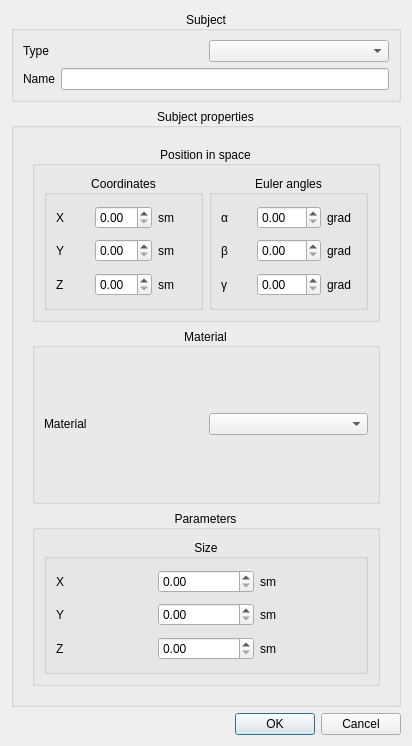
<?xml version="1.0" encoding="UTF-8"?>
<ui version="4.0">
 <class>addingSubject</class>
 <widget class="QDialog" name="addingSubject">
  <property name="geometry">
   <rect>
    <x>0</x>
    <y>0</y>
    <width>412</width>
    <height>746</height>
   </rect>
  </property>
  <property name="windowTitle">
   <string>Adding Subject</string>
  </property>
  <layout class="QVBoxLayout" name="verticalLayout_2">
   <item>
    <widget class="QGroupBox" name="groupBox">
     <property name="title">
      <string>Subject</string>
     </property>
     <property name="alignment">
      <set>Qt::AlignCenter</set>
     </property>
     <layout class="QVBoxLayout" name="verticalLayout">
      <item>
       <layout class="QHBoxLayout" name="horizontalLayout">
        <item>
         <widget class="QLabel" name="label">
          <property name="text">
           <string>Type</string>
          </property>
          <property name="buddy">
           <cstring>comboBox_subjects</cstring>
          </property>
         </widget>
        </item>
        <item>
         <widget class="QComboBox" name="comboBox_subjects"/>
        </item>
       </layout>
      </item>
      <item>
       <layout class="QHBoxLayout" name="horizontalLayout_2">
        <item>
         <widget class="QLabel" name="label_2">
          <property name="text">
           <string>Name</string>
          </property>
          <property name="buddy">
           <cstring>lineEdit_name</cstring>
          </property>
         </widget>
        </item>
        <item>
         <widget class="QLineEdit" name="lineEdit_name"/>
        </item>
       </layout>
      </item>
     </layout>
    </widget>
   </item>
   <item>
    <widget class="QGroupBox" name="groupBox_subjectProperties">
     <property name="title">
      <string>Subject properties</string>
     </property>
     <property name="alignment">
      <set>Qt::AlignCenter</set>
     </property>
     <layout class="QVBoxLayout" name="verticalLayout_3">
      <item>
       <widget class="QStackedWidget" name="stackedWidget_subjectProperties">
        <property name="currentIndex">
         <number>0</number>
        </property>
        <widget class="QWidget" name="Subject">
         <layout class="QVBoxLayout" name="verticalLayout_4">
          <item>
           <widget class="QGroupBox" name="groupBox_5">
            <property name="title">
             <string>Position in space</string>
            </property>
            <property name="alignment">
             <set>Qt::AlignCenter</set>
            </property>
            <layout class="QHBoxLayout" name="horizontalLayout_3">
             <item>
              <widget class="QGroupBox" name="groupBox_19">
               <property name="title">
                <string>Coordinates</string>
               </property>
               <property name="alignment">
                <set>Qt::AlignCenter</set>
               </property>
               <layout class="QVBoxLayout" name="verticalLayout_31">
                <item>
                 <layout class="QHBoxLayout" name="horizontalLayout_61">
                  <item>
                   <widget class="QLabel" name="label_17">
                    <property name="text">
                     <string>X</string>
                    </property>
                   </widget>
                  </item>
                  <item>
                   <widget class="QDoubleSpinBox" name="doubleSpinBox_XCoordinate_9"/>
                  </item>
                  <item>
                   <widget class="QLabel" name="label_18">
                    <property name="text">
                     <string>sm</string>
                    </property>
                   </widget>
                  </item>
                 </layout>
                </item>
                <item>
                 <layout class="QHBoxLayout" name="horizontalLayout_62">
                  <item>
                   <widget class="QLabel" name="label_105">
                    <property name="text">
                     <string>Y</string>
                    </property>
                   </widget>
                  </item>
                  <item>
                   <widget class="QDoubleSpinBox" name="doubleSpinBox_YCoordinate_9"/>
                  </item>
                  <item>
                   <widget class="QLabel" name="label_106">
                    <property name="text">
                     <string>sm</string>
                    </property>
                   </widget>
                  </item>
                 </layout>
                </item>
                <item>
                 <layout class="QHBoxLayout" name="horizontalLayout_63">
                  <item>
                   <widget class="QLabel" name="label_107">
                    <property name="text">
                     <string>Z</string>
                    </property>
                   </widget>
                  </item>
                  <item>
                   <widget class="QDoubleSpinBox" name="doubleSpinBox_ZCoordinate_8"/>
                  </item>
                  <item>
                   <widget class="QLabel" name="label_108">
                    <property name="text">
                     <string>sm</string>
                    </property>
                   </widget>
                  </item>
                 </layout>
                </item>
               </layout>
              </widget>
             </item>
             <item>
              <widget class="QGroupBox" name="groupBox_20">
               <property name="title">
                <string>Euler angles</string>
               </property>
               <property name="alignment">
                <set>Qt::AlignCenter</set>
               </property>
               <layout class="QVBoxLayout" name="verticalLayout_32">
                <item>
                 <layout class="QHBoxLayout" name="horizontalLayout_64">
                  <item>
                   <widget class="QLabel" name="label_109">
                    <property name="text">
                     <string>α</string>
                    </property>
                   </widget>
                  </item>
                  <item>
                   <widget class="QDoubleSpinBox" name="doubleSpinBox_alphaAngle_7">
                    <property name="maximum">
                     <double>360.000000000000000</double>
                    </property>
                   </widget>
                  </item>
                  <item>
                   <widget class="QLabel" name="label_110">
                    <property name="text">
                     <string>grad</string>
                    </property>
                   </widget>
                  </item>
                 </layout>
                </item>
                <item>
                 <layout class="QHBoxLayout" name="horizontalLayout_65">
                  <item>
                   <widget class="QLabel" name="label_111">
                    <property name="text">
                     <string>β</string>
                    </property>
                   </widget>
                  </item>
                  <item>
                   <widget class="QDoubleSpinBox" name="doubleSpinBox_betaAngle_7">
                    <property name="maximum">
                     <double>360.000000000000000</double>
                    </property>
                   </widget>
                  </item>
                  <item>
                   <widget class="QLabel" name="label_112">
                    <property name="text">
                     <string>grad</string>
                    </property>
                   </widget>
                  </item>
                 </layout>
                </item>
                <item>
                 <layout class="QHBoxLayout" name="horizontalLayout_66">
                  <item>
                   <widget class="QLabel" name="label_113">
                    <property name="text">
                     <string>γ</string>
                    </property>
                   </widget>
                  </item>
                  <item>
                   <widget class="QDoubleSpinBox" name="doubleSpinBox_gammaAngle_7">
                    <property name="maximum">
                     <double>360.000000000000000</double>
                    </property>
                   </widget>
                  </item>
                  <item>
                   <widget class="QLabel" name="label_114">
                    <property name="text">
                     <string>grad</string>
                    </property>
                   </widget>
                  </item>
                 </layout>
                </item>
               </layout>
              </widget>
             </item>
            </layout>
           </widget>
          </item>
          <item>
           <widget class="QGroupBox" name="groupBox_material_6">
            <property name="title">
             <string>Material</string>
            </property>
            <property name="alignment">
             <set>Qt::AlignCenter</set>
            </property>
            <layout class="QVBoxLayout" name="verticalLayout_18">
             <item>
              <layout class="QHBoxLayout" name="horizontalLayout_8">
               <item>
                <widget class="QLabel" name="label_51">
                 <property name="text">
                  <string>Material</string>
                 </property>
                </widget>
               </item>
               <item>
                <widget class="QComboBox" name="comboBox_4"/>
               </item>
              </layout>
             </item>
            </layout>
           </widget>
          </item>
          <item>
           <widget class="QGroupBox" name="groupBox_material_7">
            <property name="title">
             <string>Parameters</string>
            </property>
            <property name="alignment">
             <set>Qt::AlignCenter</set>
            </property>
            <layout class="QHBoxLayout" name="horizontalLayout_40">
             <item>
              <widget class="QGroupBox" name="groupBox_11">
               <property name="title">
                <string>Size</string>
               </property>
               <property name="alignment">
                <set>Qt::AlignCenter</set>
               </property>
               <layout class="QVBoxLayout" name="verticalLayout_23">
                <item>
                 <layout class="QHBoxLayout" name="horizontalLayout_38">
                  <item>
                   <widget class="QLabel" name="label_68">
                    <property name="text">
                     <string>X</string>
                    </property>
                   </widget>
                  </item>
                  <item>
                   <widget class="QDoubleSpinBox" name="doubleSpinBox_XSizeCollimator_2"/>
                  </item>
                  <item>
                   <widget class="QLabel" name="label_69">
                    <property name="text">
                     <string>sm</string>
                    </property>
                   </widget>
                  </item>
                 </layout>
                </item>
                <item>
                 <layout class="QHBoxLayout" name="horizontalLayout_41">
                  <item>
                   <widget class="QLabel" name="label_70">
                    <property name="text">
                     <string>Y</string>
                    </property>
                   </widget>
                  </item>
                  <item>
                   <widget class="QDoubleSpinBox" name="doubleSpinBox_YSizeCollimator_2"/>
                  </item>
                  <item>
                   <widget class="QLabel" name="label_71">
                    <property name="text">
                     <string>sm</string>
                    </property>
                   </widget>
                  </item>
                 </layout>
                </item>
                <item>
                 <layout class="QHBoxLayout" name="horizontalLayout_42">
                  <item>
                   <widget class="QLabel" name="label_72">
                    <property name="text">
                     <string>Z</string>
                    </property>
                   </widget>
                  </item>
                  <item>
                   <widget class="QDoubleSpinBox" name="doubleSpinBox_ZSizeCollimator_2"/>
                  </item>
                  <item>
                   <widget class="QLabel" name="label_73">
                    <property name="text">
                     <string>sm</string>
                    </property>
                   </widget>
                  </item>
                 </layout>
                </item>
               </layout>
              </widget>
             </item>
            </layout>
           </widget>
          </item>
         </layout>
        </widget>
        <widget class="QWidget" name="Phantom">
         <layout class="QVBoxLayout" name="verticalLayout_12">
          <item>
           <widget class="QGroupBox" name="groupBox_6">
            <property name="title">
             <string>Position in space</string>
            </property>
            <property name="alignment">
             <set>Qt::AlignCenter</set>
            </property>
            <layout class="QHBoxLayout" name="horizontalLayout_4">
             <item>
              <widget class="QGroupBox" name="groupBox_21">
               <property name="title">
                <string>Coordinates</string>
               </property>
               <property name="alignment">
                <set>Qt::AlignCenter</set>
               </property>
               <layout class="QVBoxLayout" name="verticalLayout_33">
                <item>
                 <layout class="QHBoxLayout" name="horizontalLayout_67">
                  <item>
                   <widget class="QLabel" name="label_20">
                    <property name="text">
                     <string>X</string>
                    </property>
                   </widget>
                  </item>
                  <item>
                   <widget class="QDoubleSpinBox" name="doubleSpinBox_XCoordinate_10"/>
                  </item>
                  <item>
                   <widget class="QLabel" name="label_21">
                    <property name="text">
                     <string>sm</string>
                    </property>
                   </widget>
                  </item>
                 </layout>
                </item>
                <item>
                 <layout class="QHBoxLayout" name="horizontalLayout_68">
                  <item>
                   <widget class="QLabel" name="label_115">
                    <property name="text">
                     <string>Y</string>
                    </property>
                   </widget>
                  </item>
                  <item>
                   <widget class="QDoubleSpinBox" name="doubleSpinBox_YCoordinate_10"/>
                  </item>
                  <item>
                   <widget class="QLabel" name="label_116">
                    <property name="text">
                     <string>sm</string>
                    </property>
                   </widget>
                  </item>
                 </layout>
                </item>
                <item>
                 <layout class="QHBoxLayout" name="horizontalLayout_69">
                  <item>
                   <widget class="QLabel" name="label_117">
                    <property name="text">
                     <string>Z</string>
                    </property>
                   </widget>
                  </item>
                  <item>
                   <widget class="QDoubleSpinBox" name="doubleSpinBox_ZCoordinate_9"/>
                  </item>
                  <item>
                   <widget class="QLabel" name="label_118">
                    <property name="text">
                     <string>sm</string>
                    </property>
                   </widget>
                  </item>
                 </layout>
                </item>
               </layout>
              </widget>
             </item>
            </layout>
           </widget>
          </item>
          <item>
           <widget class="QGroupBox" name="groupBox_material_2">
            <property name="title">
             <string>Material</string>
            </property>
            <property name="alignment">
             <set>Qt::AlignCenter</set>
            </property>
            <layout class="QVBoxLayout" name="verticalLayout_11">
             <item>
              <layout class="QHBoxLayout" name="horizontalLayout_18">
               <item>
                <widget class="QLabel" name="label_30">
                 <property name="text">
                  <string>Path</string>
                 </property>
                </widget>
               </item>
               <item>
                <widget class="QLineEdit" name="lineEdit_4"/>
               </item>
              </layout>
             </item>
             <item>
              <layout class="QHBoxLayout" name="horizontalLayout_19">
               <item>
                <widget class="QLabel" name="label_31">
                 <property name="text">
                  <string>Voxel size</string>
                 </property>
                </widget>
               </item>
               <item>
                <widget class="QDoubleSpinBox" name="doubleSpinBox_voxelSize_4">
                 <property name="singleStep">
                  <double>0.100000000000000</double>
                 </property>
                 <property name="value">
                  <double>0.400000000000000</double>
                 </property>
                </widget>
               </item>
               <item>
                <widget class="QLabel" name="label_32">
                 <property name="text">
                  <string>sm</string>
                 </property>
                </widget>
               </item>
              </layout>
             </item>
            </layout>
           </widget>
          </item>
         </layout>
        </widget>
        <widget class="QWidget" name="Collimator">
         <layout class="QVBoxLayout" name="verticalLayout_8">
          <item>
           <widget class="QGroupBox" name="groupBox_4">
            <property name="title">
             <string>Position in space</string>
            </property>
            <property name="alignment">
             <set>Qt::AlignCenter</set>
            </property>
            <layout class="QHBoxLayout" name="horizontalLayout_5">
             <item>
              <widget class="QGroupBox" name="groupBox_17">
               <property name="title">
                <string>Coordinates</string>
               </property>
               <property name="alignment">
                <set>Qt::AlignCenter</set>
               </property>
               <layout class="QVBoxLayout" name="verticalLayout_29">
                <item>
                 <layout class="QHBoxLayout" name="horizontalLayout_55">
                  <item>
                   <widget class="QLabel" name="label_15">
                    <property name="text">
                     <string>X</string>
                    </property>
                   </widget>
                  </item>
                  <item>
                   <widget class="QDoubleSpinBox" name="doubleSpinBox_XCoordinate_8"/>
                  </item>
                  <item>
                   <widget class="QLabel" name="label_16">
                    <property name="text">
                     <string>sm</string>
                    </property>
                   </widget>
                  </item>
                 </layout>
                </item>
                <item>
                 <layout class="QHBoxLayout" name="horizontalLayout_56">
                  <item>
                   <widget class="QLabel" name="label_95">
                    <property name="text">
                     <string>Y</string>
                    </property>
                   </widget>
                  </item>
                  <item>
                   <widget class="QDoubleSpinBox" name="doubleSpinBox_YCoordinate_8"/>
                  </item>
                  <item>
                   <widget class="QLabel" name="label_96">
                    <property name="text">
                     <string>sm</string>
                    </property>
                   </widget>
                  </item>
                 </layout>
                </item>
                <item>
                 <layout class="QHBoxLayout" name="horizontalLayout_57">
                  <item>
                   <widget class="QLabel" name="label_97">
                    <property name="text">
                     <string>Z</string>
                    </property>
                   </widget>
                  </item>
                  <item>
                   <widget class="QDoubleSpinBox" name="doubleSpinBox_ZCoordinate_7"/>
                  </item>
                  <item>
                   <widget class="QLabel" name="label_98">
                    <property name="text">
                     <string>sm</string>
                    </property>
                   </widget>
                  </item>
                 </layout>
                </item>
               </layout>
              </widget>
             </item>
             <item>
              <widget class="QGroupBox" name="groupBox_18">
               <property name="title">
                <string>Euler angles</string>
               </property>
               <property name="alignment">
                <set>Qt::AlignCenter</set>
               </property>
               <layout class="QVBoxLayout" name="verticalLayout_30">
                <item>
                 <layout class="QHBoxLayout" name="horizontalLayout_58">
                  <item>
                   <widget class="QLabel" name="label_99">
                    <property name="text">
                     <string>α</string>
                    </property>
                   </widget>
                  </item>
                  <item>
                   <widget class="QDoubleSpinBox" name="doubleSpinBox_alphaAngle_6">
                    <property name="maximum">
                     <double>360.000000000000000</double>
                    </property>
                   </widget>
                  </item>
                  <item>
                   <widget class="QLabel" name="label_100">
                    <property name="text">
                     <string>grad</string>
                    </property>
                   </widget>
                  </item>
                 </layout>
                </item>
                <item>
                 <layout class="QHBoxLayout" name="horizontalLayout_59">
                  <item>
                   <widget class="QLabel" name="label_101">
                    <property name="text">
                     <string>β</string>
                    </property>
                   </widget>
                  </item>
                  <item>
                   <widget class="QDoubleSpinBox" name="doubleSpinBox_betaAngle_6">
                    <property name="maximum">
                     <double>360.000000000000000</double>
                    </property>
                   </widget>
                  </item>
                  <item>
                   <widget class="QLabel" name="label_102">
                    <property name="text">
                     <string>grad</string>
                    </property>
                   </widget>
                  </item>
                 </layout>
                </item>
                <item>
                 <layout class="QHBoxLayout" name="horizontalLayout_60">
                  <item>
                   <widget class="QLabel" name="label_103">
                    <property name="text">
                     <string>γ</string>
                    </property>
                   </widget>
                  </item>
                  <item>
                   <widget class="QDoubleSpinBox" name="doubleSpinBox_gammaAngle_6">
                    <property name="maximum">
                     <double>360.000000000000000</double>
                    </property>
                   </widget>
                  </item>
                  <item>
                   <widget class="QLabel" name="label_104">
                    <property name="text">
                     <string>grad</string>
                    </property>
                   </widget>
                  </item>
                 </layout>
                </item>
               </layout>
              </widget>
             </item>
            </layout>
           </widget>
          </item>
          <item>
           <widget class="QGroupBox" name="groupBox_material_4">
            <property name="title">
             <string>Material</string>
            </property>
            <property name="alignment">
             <set>Qt::AlignCenter</set>
            </property>
            <layout class="QVBoxLayout" name="verticalLayout_15">
             <item>
              <layout class="QHBoxLayout" name="horizontalLayout_7">
               <item>
                <widget class="QLabel" name="label_19">
                 <property name="text">
                  <string>Material</string>
                 </property>
                </widget>
               </item>
               <item>
                <widget class="QComboBox" name="comboBox_3"/>
               </item>
              </layout>
             </item>
            </layout>
           </widget>
          </item>
          <item>
           <widget class="QGroupBox" name="groupBox_material_5">
            <property name="title">
             <string>Parameters</string>
            </property>
            <property name="alignment">
             <set>Qt::AlignCenter</set>
            </property>
            <layout class="QHBoxLayout" name="horizontalLayout_39">
             <item>
              <widget class="QGroupBox" name="groupBox_9">
               <property name="title">
                <string>Size</string>
               </property>
               <property name="alignment">
                <set>Qt::AlignCenter</set>
               </property>
               <layout class="QVBoxLayout" name="verticalLayout_21">
                <item>
                 <layout class="QHBoxLayout" name="horizontalLayout_33">
                  <item>
                   <widget class="QLabel" name="label_58">
                    <property name="text">
                     <string>X</string>
                    </property>
                   </widget>
                  </item>
                  <item>
                   <widget class="QDoubleSpinBox" name="doubleSpinBox_XSizeCollimator"/>
                  </item>
                  <item>
                   <widget class="QLabel" name="label_59">
                    <property name="text">
                     <string>sm</string>
                    </property>
                   </widget>
                  </item>
                 </layout>
                </item>
                <item>
                 <layout class="QHBoxLayout" name="horizontalLayout_34">
                  <item>
                   <widget class="QLabel" name="label_60">
                    <property name="text">
                     <string>Y</string>
                    </property>
                   </widget>
                  </item>
                  <item>
                   <widget class="QDoubleSpinBox" name="doubleSpinBox_YSizeCollimator"/>
                  </item>
                  <item>
                   <widget class="QLabel" name="label_61">
                    <property name="text">
                     <string>sm</string>
                    </property>
                   </widget>
                  </item>
                 </layout>
                </item>
                <item>
                 <layout class="QHBoxLayout" name="horizontalLayout_35">
                  <item>
                   <widget class="QLabel" name="label_62">
                    <property name="text">
                     <string>Z</string>
                    </property>
                   </widget>
                  </item>
                  <item>
                   <widget class="QDoubleSpinBox" name="doubleSpinBox_ZSizeCollimator"/>
                  </item>
                  <item>
                   <widget class="QLabel" name="label_63">
                    <property name="text">
                     <string>sm</string>
                    </property>
                   </widget>
                  </item>
                 </layout>
                </item>
               </layout>
              </widget>
             </item>
             <item>
              <widget class="QGroupBox" name="groupBox_10">
               <property name="title">
                <string>Hole parameters</string>
               </property>
               <property name="alignment">
                <set>Qt::AlignCenter</set>
               </property>
               <layout class="QVBoxLayout" name="verticalLayout_22">
                <item>
                 <layout class="QHBoxLayout" name="horizontalLayout_36">
                  <item>
                   <widget class="QLabel" name="label_64">
                    <property name="text">
                     <string>Hole diameter</string>
                    </property>
                   </widget>
                  </item>
                  <item>
                   <widget class="QDoubleSpinBox" name="doubleSpinBox_XCoordinate_7"/>
                  </item>
                  <item>
                   <widget class="QLabel" name="label_65">
                    <property name="text">
                     <string>sm</string>
                    </property>
                   </widget>
                  </item>
                 </layout>
                </item>
                <item>
                 <layout class="QHBoxLayout" name="horizontalLayout_37">
                  <item>
                   <widget class="QLabel" name="label_66">
                    <property name="text">
                     <string>Septa</string>
                    </property>
                   </widget>
                  </item>
                  <item>
                   <widget class="QDoubleSpinBox" name="doubleSpinBox_YCoordinate_7"/>
                  </item>
                  <item>
                   <widget class="QLabel" name="label_67">
                    <property name="text">
                     <string>sm</string>
                    </property>
                   </widget>
                  </item>
                 </layout>
                </item>
               </layout>
              </widget>
             </item>
            </layout>
           </widget>
          </item>
         </layout>
        </widget>
        <widget class="QWidget" name="Detector">
         <layout class="QVBoxLayout" name="verticalLayout_5">
          <item>
           <widget class="QGroupBox" name="groupBox_2">
            <property name="title">
             <string>Position in space</string>
            </property>
            <property name="alignment">
             <set>Qt::AlignCenter</set>
            </property>
            <layout class="QHBoxLayout" name="horizontalLayout_6">
             <item>
              <widget class="QGroupBox" name="groupBox_16">
               <property name="title">
                <string>Coordinates</string>
               </property>
               <property name="alignment">
                <set>Qt::AlignCenter</set>
               </property>
               <layout class="QVBoxLayout" name="verticalLayout_28">
                <item>
                 <layout class="QHBoxLayout" name="horizontalLayout_52">
                  <item>
                   <widget class="QLabel" name="label_13">
                    <property name="text">
                     <string>X</string>
                    </property>
                   </widget>
                  </item>
                  <item>
                   <widget class="QDoubleSpinBox" name="doubleSpinBox_XCoordinate_6"/>
                  </item>
                  <item>
                   <widget class="QLabel" name="label_14">
                    <property name="text">
                     <string>sm</string>
                    </property>
                   </widget>
                  </item>
                 </layout>
                </item>
                <item>
                 <layout class="QHBoxLayout" name="horizontalLayout_53">
                  <item>
                   <widget class="QLabel" name="label_91">
                    <property name="text">
                     <string>Y</string>
                    </property>
                   </widget>
                  </item>
                  <item>
                   <widget class="QDoubleSpinBox" name="doubleSpinBox_YCoordinate_6"/>
                  </item>
                  <item>
                   <widget class="QLabel" name="label_92">
                    <property name="text">
                     <string>sm</string>
                    </property>
                   </widget>
                  </item>
                 </layout>
                </item>
                <item>
                 <layout class="QHBoxLayout" name="horizontalLayout_54">
                  <item>
                   <widget class="QLabel" name="label_93">
                    <property name="text">
                     <string>Z</string>
                    </property>
                   </widget>
                  </item>
                  <item>
                   <widget class="QDoubleSpinBox" name="doubleSpinBox_ZCoordinate_6"/>
                  </item>
                  <item>
                   <widget class="QLabel" name="label_94">
                    <property name="text">
                     <string>sm</string>
                    </property>
                   </widget>
                  </item>
                 </layout>
                </item>
               </layout>
              </widget>
             </item>
             <item>
              <widget class="QGroupBox" name="groupBox_15">
               <property name="title">
                <string>Euler angles</string>
               </property>
               <property name="alignment">
                <set>Qt::AlignCenter</set>
               </property>
               <layout class="QVBoxLayout" name="verticalLayout_26">
                <item>
                 <layout class="QHBoxLayout" name="horizontalLayout_43">
                  <item>
                   <widget class="QLabel" name="label_75">
                    <property name="text">
                     <string>α</string>
                    </property>
                   </widget>
                  </item>
                  <item>
                   <widget class="QDoubleSpinBox" name="doubleSpinBox_alphaAngle_5">
                    <property name="maximum">
                     <double>360.000000000000000</double>
                    </property>
                   </widget>
                  </item>
                  <item>
                   <widget class="QLabel" name="label_76">
                    <property name="text">
                     <string>grad</string>
                    </property>
                   </widget>
                  </item>
                 </layout>
                </item>
                <item>
                 <layout class="QHBoxLayout" name="horizontalLayout_47">
                  <item>
                   <widget class="QLabel" name="label_82">
                    <property name="text">
                     <string>β</string>
                    </property>
                   </widget>
                  </item>
                  <item>
                   <widget class="QDoubleSpinBox" name="doubleSpinBox_betaAngle_5">
                    <property name="maximum">
                     <double>360.000000000000000</double>
                    </property>
                   </widget>
                  </item>
                  <item>
                   <widget class="QLabel" name="label_83">
                    <property name="text">
                     <string>grad</string>
                    </property>
                   </widget>
                  </item>
                 </layout>
                </item>
                <item>
                 <layout class="QHBoxLayout" name="horizontalLayout_48">
                  <item>
                   <widget class="QLabel" name="label_84">
                    <property name="text">
                     <string>γ</string>
                    </property>
                   </widget>
                  </item>
                  <item>
                   <widget class="QDoubleSpinBox" name="doubleSpinBox_gammaAngle_5">
                    <property name="maximum">
                     <double>360.000000000000000</double>
                    </property>
                   </widget>
                  </item>
                  <item>
                   <widget class="QLabel" name="label_85">
                    <property name="text">
                     <string>grad</string>
                    </property>
                   </widget>
                  </item>
                 </layout>
                </item>
               </layout>
              </widget>
             </item>
            </layout>
           </widget>
          </item>
          <item>
           <widget class="QGroupBox" name="groupBox_material_8">
            <property name="title">
             <string>Material</string>
            </property>
            <property name="alignment">
             <set>Qt::AlignCenter</set>
            </property>
            <layout class="QVBoxLayout" name="verticalLayout_24">
             <item>
              <layout class="QHBoxLayout" name="horizontalLayout_9">
               <item>
                <widget class="QLabel" name="label_74">
                 <property name="text">
                  <string>Material</string>
                 </property>
                </widget>
               </item>
               <item>
                <widget class="QComboBox" name="comboBox_5"/>
               </item>
              </layout>
             </item>
            </layout>
           </widget>
          </item>
          <item>
           <widget class="QGroupBox" name="groupBox_material_9">
            <property name="title">
             <string>Parameters</string>
            </property>
            <property name="alignment">
             <set>Qt::AlignCenter</set>
            </property>
            <layout class="QHBoxLayout" name="horizontalLayout_44">
             <item>
              <widget class="QGroupBox" name="groupBox_12">
               <property name="title">
                <string>Size</string>
               </property>
               <property name="alignment">
                <set>Qt::AlignCenter</set>
               </property>
               <layout class="QVBoxLayout" name="verticalLayout_27">
                <item>
                 <layout class="QHBoxLayout" name="horizontalLayout_49">
                  <item>
                   <widget class="QLabel" name="label_77">
                    <property name="text">
                     <string>X</string>
                    </property>
                   </widget>
                  </item>
                  <item>
                   <widget class="QDoubleSpinBox" name="doubleSpinBox_XSizeCollimator_3"/>
                  </item>
                  <item>
                   <widget class="QLabel" name="label_86">
                    <property name="text">
                     <string>sm</string>
                    </property>
                   </widget>
                  </item>
                 </layout>
                </item>
                <item>
                 <layout class="QHBoxLayout" name="horizontalLayout_50">
                  <item>
                   <widget class="QLabel" name="label_87">
                    <property name="text">
                     <string>Y</string>
                    </property>
                   </widget>
                  </item>
                  <item>
                   <widget class="QDoubleSpinBox" name="doubleSpinBox_YSizeCollimator_3"/>
                  </item>
                  <item>
                   <widget class="QLabel" name="label_88">
                    <property name="text">
                     <string>sm</string>
                    </property>
                   </widget>
                  </item>
                 </layout>
                </item>
                <item>
                 <layout class="QHBoxLayout" name="horizontalLayout_51">
                  <item>
                   <widget class="QLabel" name="label_89">
                    <property name="text">
                     <string>Z</string>
                    </property>
                   </widget>
                  </item>
                  <item>
                   <widget class="QDoubleSpinBox" name="doubleSpinBox_ZSizeCollimator_3"/>
                  </item>
                  <item>
                   <widget class="QLabel" name="label_90">
                    <property name="text">
                     <string>sm</string>
                    </property>
                   </widget>
                  </item>
                 </layout>
                </item>
               </layout>
              </widget>
             </item>
            </layout>
           </widget>
          </item>
         </layout>
        </widget>
       </widget>
      </item>
     </layout>
    </widget>
   </item>
   <item>
    <widget class="QDialogButtonBox" name="buttonBox">
     <property name="orientation">
      <enum>Qt::Horizontal</enum>
     </property>
     <property name="standardButtons">
      <set>QDialogButtonBox::Cancel|QDialogButtonBox::Ok</set>
     </property>
    </widget>
   </item>
  </layout>
 </widget>
 <resources/>
 <connections>
  <connection>
   <sender>buttonBox</sender>
   <signal>accepted()</signal>
   <receiver>addingSubject</receiver>
   <slot>accept()</slot>
   <hints>
    <hint type="sourcelabel">
     <x>236</x>
     <y>739</y>
    </hint>
    <hint type="destinationlabel">
     <x>157</x>
     <y>274</y>
    </hint>
   </hints>
  </connection>
  <connection>
   <sender>buttonBox</sender>
   <signal>rejected()</signal>
   <receiver>addingSubject</receiver>
   <slot>reject()</slot>
   <hints>
    <hint type="sourcelabel">
     <x>328</x>
     <y>739</y>
    </hint>
    <hint type="destinationlabel">
     <x>286</x>
     <y>274</y>
    </hint>
   </hints>
  </connection>
  <connection>
   <sender>comboBox_subjects</sender>
   <signal>currentIndexChanged(int)</signal>
   <receiver>stackedWidget_subjectProperties</receiver>
   <slot>setCurrentIndex(int)</slot>
   <hints>
    <hint type="sourcelabel">
     <x>282</x>
     <y>66</y>
    </hint>
    <hint type="destinationlabel">
     <x>329</x>
     <y>211</y>
    </hint>
   </hints>
  </connection>
  <connection>
   <sender>stackedWidget_subjectProperties</sender>
   <signal>currentChanged(int)</signal>
   <receiver>comboBox_subjects</receiver>
   <slot>setCurrentIndex(int)</slot>
   <hints>
    <hint type="sourcelabel">
     <x>397</x>
     <y>345</y>
    </hint>
    <hint type="destinationlabel">
     <x>396</x>
     <y>76</y>
    </hint>
   </hints>
  </connection>
  <connection>
   <sender>comboBox_subjects</sender>
   <signal>currentTextChanged(QString)</signal>
   <receiver>lineEdit_name</receiver>
   <slot>setText(QString)</slot>
   <hints>
    <hint type="sourcelabel">
     <x>260</x>
     <y>56</y>
    </hint>
    <hint type="destinationlabel">
     <x>251</x>
     <y>99</y>
    </hint>
   </hints>
  </connection>
 </connections>
</ui>
